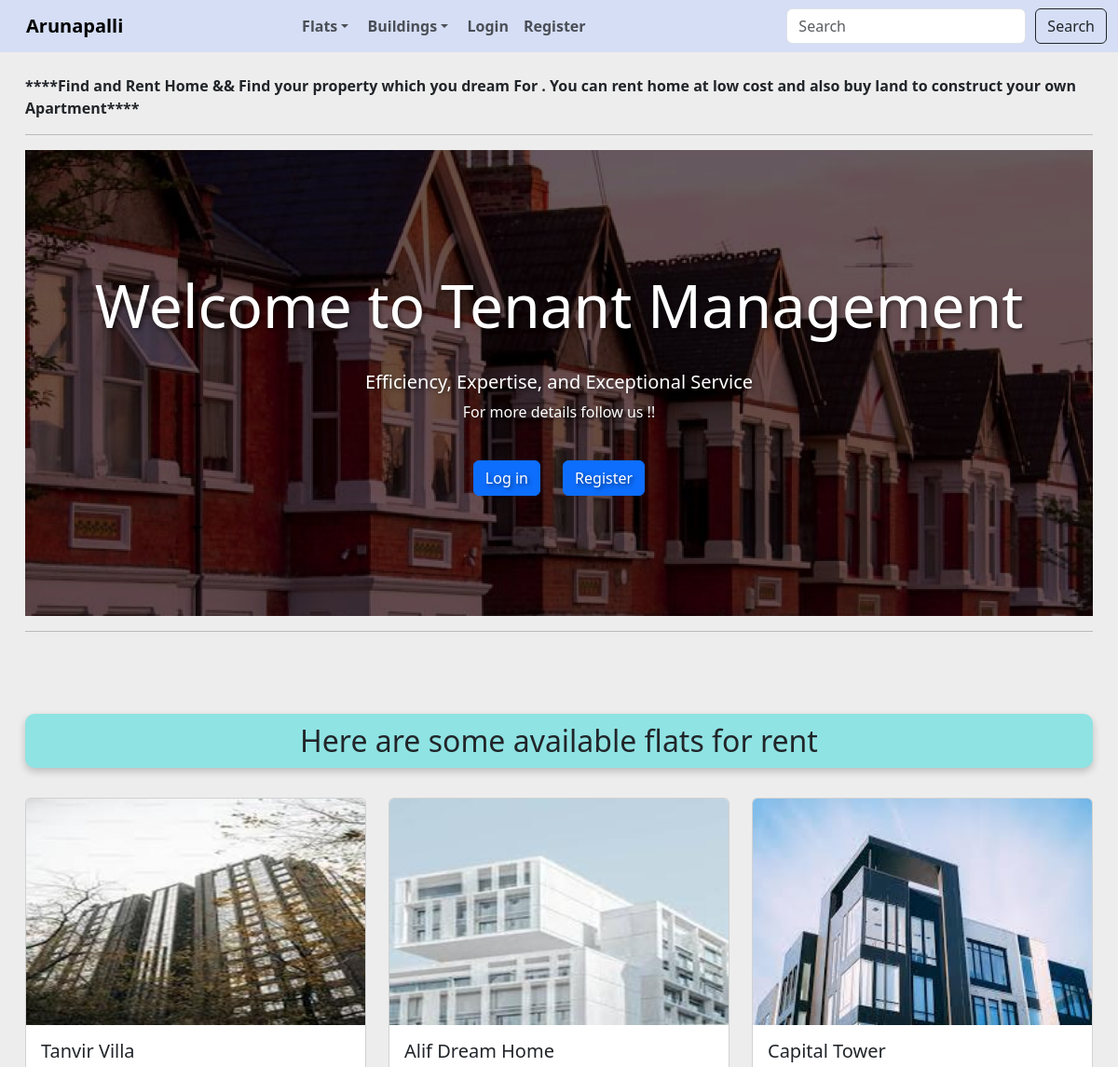
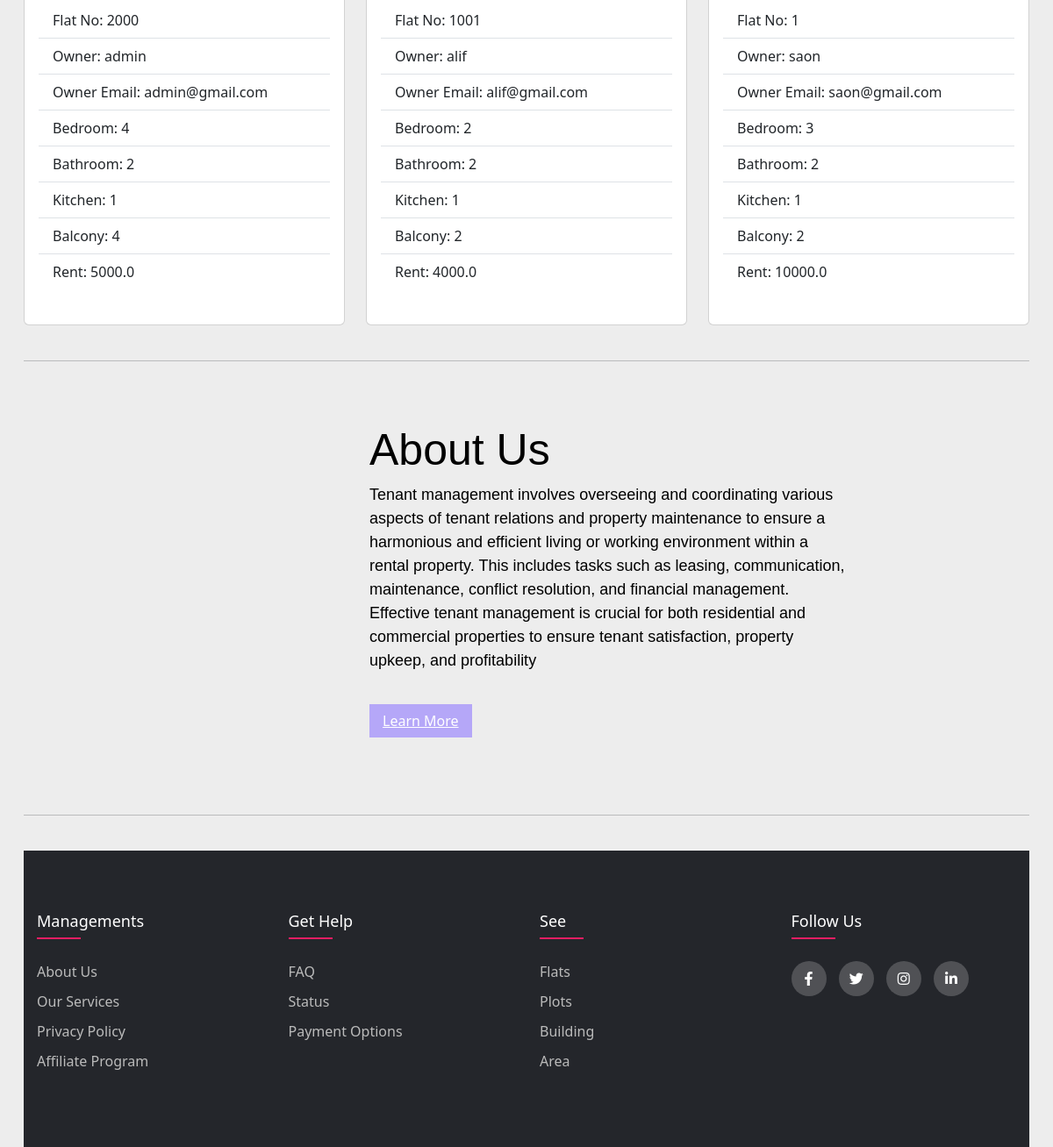
The page / on the database its author committed (2 pictures, top to bottom).
### tenant/models.py (models this page shows, shortened)
class Flat(models.Model):
    number = models.CharField(max_length=10)
    owner = models.ForeignKey(User, on_delete=models.CASCADE)
    building = models.ForeignKey(Building, on_delete=models.CASCADE)
    bedroom = models.IntegerField()
    washroom = models.IntegerField()
    kitchen = models.IntegerField()
    balcony = models.IntegerField()
    flat_area = models.FloatField()
    tenant = models.ForeignKey(User, on_delete=models.CASCADE, blank=True, null=True, related_name='tenant_flat')
    rent = models.FloatField()

class Building(models.Model):
    name = models.CharField(max_length=100)
    Location = models.CharField(max_length=100)
    District = models.CharField(max_length=100)
    post_code = models.CharField(max_length=10)
    total_flat = models.IntegerField()
    owner = models.ForeignKey(User, on_delete=models.CASCADE)
    building_image = models.ImageField(upload_to='images/', blank=True, null=True)
    def __str__(self):
        return self.name

### tenant/views.py (the view)
# urls.py: path('', views.home, name='home'),
def home(request):
    flats = Flat.objects.all()
    return render(request, 'tenants/home.html', {'flats': flats})

### tenant/templates/tenants/home.html (shortened to what this page needs)
{% extends "tenants/base.html" %}
{% load static %}
{% block content %}
<br><strong>
<marquee behavior="" direction="">****Find and Rent Home && Find your property which you dream For . You can rent home at low cost and also buy land to construct your own Apartment****</marquee>
</strong>
<center>
    {% if user.is_authenticated %}
    <h1>Welcome {{ user }}</h1>
    {% else %}
  <hr>
    <div style="
        background-image: url('{% static 'home.png' %}');
        background-size: cover;
        background-repeat: no-repeat;
        background-position: center;
        width: 100%;
        height: 500px;
        display: flex;
        justify-content: center;
        align-items: center;
        text-align: center;
    ">
    <div style="color: white;   text-shadow: 2px 2px 4px rgba(0, 0, 0, 0.5);">
      <h1 style="font-size: 4em !important; ">Welcome to Tenant Management</h1><br>
       <h5>Efficiency, Expertise, and Exceptional Service</h5>
      <p>For more details follow us !!</p><br>
      <a href="{% url 'user-login' %}" class="btn btn-primary" style="margin-right: 20px;">Log in</a>
       <a href="{% url 'user-register' %}" class="btn btn-primary">Register</a>
      </div>
    </div>
    <hr>
    <br>
<br>
    {% endif %}
</center>
<br>
<h2 style="text-align: center; background-color:  #8fe3e3; box-shadow: 0 4px 8px rgba(0, 0, 0, 0.2);padding: 10px;border-radius: 10px;">Here are some available flats for rent </h2>
<br>
    <div class="row row-cols-1 row-cols-md-3 g-4">
        {% for flat in flats %}
        {% if not flat.tenant %}
        <div class="col">
          <div class="card">
            <img src="{{ flat.building.building_image.url }}" class="card-img-top" alt="building_image">
            <div class="card-body">
              <h5 class="card-title">{{ flat.building }}</h5>
              <ul class="list-group list-group-flush">
                <li class="list-group-item">Flat No: {{ flat.number }}</li>
                <li class="list-group-item">Owner: {{ flat.owner }}</li>
                <li class="list-group-item">Owner Email: {{ flat.owner.email }}</li>
                <li class="list-group-item">Bedroom: {{ flat.bedroom }}</li>
                <li class="list-group-item">Bathroom: {{ flat.washroom }}</li>
                <li class="list-group-item">Kitchen: {{ flat.kitchen }}</li>
                <li class="list-group-item">Balcony: {{ flat.balcony }}</li>
                <li class="list-group-item">Rent: {{ flat.rent }} </li>
            </div>
            <br>
          </div>
        </div>
        {% endif %}
        <br>
        {% endfor %}
      </div>
      <br/>
      <hr/>
      <div class="about-area">
        <div class="container">
            <div class="row">
                <div class="col-lg-4">
                </div>
                <div class="col-lg-6 col-lg-offset-1">
                    <div class="about-text">
                        <h2>About Us</h2>
                        <p>Tenant management involves overseeing and coordinating various aspects of tenant relations and property maintenance to ensure a harmonious and efficient living or working environment within a rental property. This includes tasks such as leasing, communication, maintenance, conflict resolution, and financial management. Effective tenant management is crucial for both residential and commercial properties to ensure tenant satisfaction, property upkeep, and profitability</p>
                        <a href="#">Learn More</a>
                    </div>
                </div>
            </div>
        </div>
      </div>
      <br>
      <br>
{% endblock %}

### tenant/templates/tenants/base.html (shortened to what this page needs)
<!DOCTYPE html>
<html lang="en">
  <head>
    <link
      rel="stylesheet"
      href="https://cdn.jsdelivr.net/npm/bootstrap@5.3.3/dist/css/bootstrap.rtl.min.css"
    />
    <link
      rel="stylesheet"
      type="text/css"
      href="https://cdnjs.cloudflare.com/ajax/libs/font-awesome/5.15.1/css/all.min.css"
    />
  </head>
  <body>
    {% include "tenants/navbar.html" %}
    <div class="container">
       {% block content %} {% endblock %}
      <br />
      <hr />
      <br />
      <div>
        <footer class="footer">
          <div class="container">
            <div class="row">
              <div class="footer-col">
                <h4>Managements</h4>
                <ul>
                  <li><a href="#">about us</a></li>
                  <li><a href="#">our services</a></li>
                  <li><a href="#">privacy policy</a></li>
                  <li><a href="#">affiliate program</a></li>
                </ul>
              </div>
              <div class="footer-col">
                <h4>get help</h4>
                <ul>
                  <li><a href="#">FAQ</a></li>
                  <li><a href="#"> status</a></li>
                  <li><a href="#">payment options</a></li>
                </ul>
              </div>
              <div class="footer-col">
                <h4>See</h4>
                <ul>
                  <li><a href="#">Flats</a></li>
                  <li><a href="#">Plots</a></li>
                  <li><a href="#">Building</a></li>
                  <li><a href="#">Area</a></li>
                </ul>
              </div>
              <div class="footer-col">
                <h4>follow us</h4>
                <div class="social-links">
                  <a href="#"><i class="fab fa-facebook-f"></i></a>
                  <a href="#"><i class="fab fa-twitter"></i></a>
                  <a href="#"><i class="fab fa-instagram"></i></a>
                  <a href="#"><i class="fab fa-linkedin-in"></i></a>
                </div>
              </div>
            </div>
          </div>
        </footer>
      </div>
    </div>
  </body>
</html>

### tenant/templates/tenants/navbar.html (shortened to what this page needs)
<strong><nav class="navbar navbar-expand-lg" style="background-color: #d5def5;">
    <div class="container-fluid">
      <a class="navbar-brand" href="{% url 'home' %}">Arunapalli</a>
      <div style="display: flex; justify-content: space-around; ">
      <div class="collapse navbar-collapse" id="navbarNav">
        <ul class="navbar-nav">
          <li class="nav-item dropdown">
            <a class="nav-link dropdown-toggle" href="#" role="button" data-bs-toggle="dropdown" aria-expanded="false">
              Flats
            </a>
          </li>
          <li class="nav-item dropdown">
            <a class="nav-link dropdown-toggle" href="#" role="button" data-bs-toggle="dropdown" aria-expanded="false">
              Buildings
            </a>
          </li>
          {% if user.is_authenticated %}
          <li class="nav-item">
            <a class="nav-link" href="{% url 'user-logout' %}">Logout</a>
          </li>
          {% if user.is_superuser %}
          <li class="nav-item">
            <a class="nav-link" href="{% url 'dash-board' %}">Dashboard</a>
          </li>
          <li class="nav-item">
            <a class="nav-link" href="{% url 'user-list' %}">Users</a>
          </li>
          {% endif %}
          {% else %}
          <li class="nav-item">
            <a class="nav-link" href="{% url 'user-login' %}">Login</a>
          </li>
          <li class="nav-item">
            <a class="nav-link" href="{% url 'user-register' %}">Register</a>
          </li>
            {% endif %}
        </ul>
      </div>
    </div>
    <div>
  <div>
     <form class="d-flex" role="search">
        <input class="form-control me-4" type="search" placeholder="Search" aria-label="Search">
        <button class="btn btn-outline-dark " type="submit" style="margin-left: 10px;">Search</button>
      </form>
    </div>
  </nav></strong>

### tenant/templates/tenants/base.html (style rules this page uses)
body { background-color: #f4f4f4; }
* { margin:0; padding:0; box-sizing: border-box; }
.container { max-width: 1170px; margin:auto; }
.row { display: flex; flex-wrap: wrap; }
ul { list-style: none; }
.footer { background-color: #24262b; padding: 70px 0; }
.footer-col { width: 25%; padding: 0 15px; }
.footer-col h4 { font-size: 18px; color: #ffffff; text-transform: capitalize; margin-bottom: 35px; font-weight: 500; position: relative; }
.footer-col h4::before { content: ''; position: absolute; left:0; bottom: -10px; background-color: #e91e63; height: 2px; box-sizing: border-box; width: 50px; }
.footer-col ul li:not(:last-child) { margin-bottom: 10px; }
.footer-col ul li a { font-size: 16px; text-transform: capitalize; color: #ffffff; text-decoration: none; font-weight: 300; color: #bbbbbb; display: block; transition: all 0.3s ease; }
.footer-col .social-links a { display: inline-block; height: 40px; width: 40px; background-color: rgba(255,255,255,0.2); margin:0 10px 10px 0; text-align: center; line-height: 40px; border-radius: 50%; color: #ffffff; transition: all 0.5s ease; }
.about-area { padding-top: 1%; padding-bottom: 4%; }
.about-text { padding-top: 10%; }
.about-text h2 { color: black; font-family: 'Poppins', sans-serif; font-size: 50px; }
.about-text p { font-family: 'Ubuntu', sans-serif; font-size: 18px; color: black; }
.about-text a { background: #b5a7f8; color: #fff; padding: 7px 15px; display: inline-block; margin-top: 20px; }
body { background-color: #EDEDED !important; }

### rows shown on the page
Flat: building.building_image (picture), building "Tanvir Villa", number "2000", owner "admin", owner.email "admin@gmail.com", bedroom "4", washroom "2", kitchen "1", balcony "4", rent "5000.0"
Flat: building.building_image (picture), building "Alif Dream Home", number "1001", owner "alif", owner.email "alif@gmail.com", bedroom "2", washroom "2", kitchen "1", balcony "2", rent "4000.0"
Flat: building.building_image (picture), building "Capital Tower", number "1", owner "saon", owner.email "saon@gmail.com", bedroom "3", washroom "2", kitchen "1", balcony "2", rent "10000.0"
